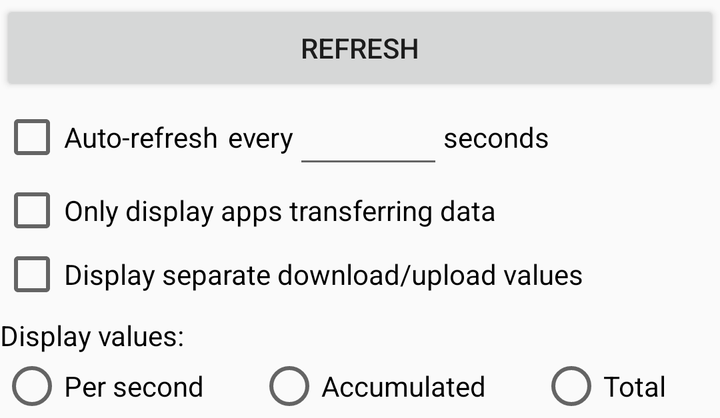
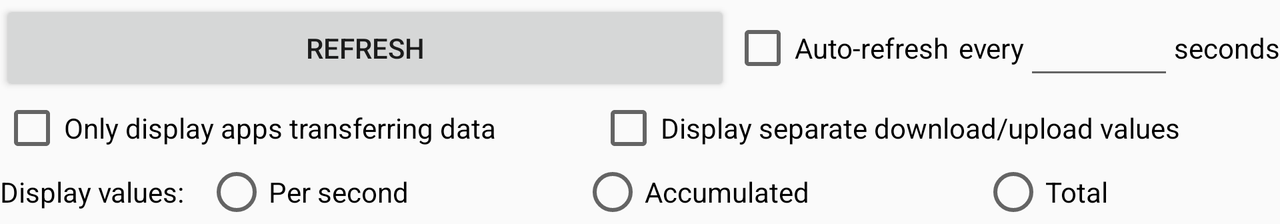

Compare how this app lays out the same screen by default and in its alternative resource folder. The renders come first, then the two layout files and the values they reference.
<!-- AndroidManifest.xml: application theme AppTheme -->
<!-- res/layout/metrics_actions.xml -->
<?xml version="1.0" encoding="utf-8"?>
<LinearLayout
    xmlns:android="http://schemas.android.com/apk/res/android"
    xmlns:tools="http://schemas.android.com/tools"
    android:id="@+id/metrics_actions_root"
    android:layout_width="match_parent"
    android:layout_height="wrap_content"
    android:orientation="vertical"
    android:focusable="true"
    android:focusableInTouchMode="true"
    tools:showIn="@layout/activity_metrics">

    <Button
        android:id="@+id/update_metrics_button"
        android:layout_width="match_parent"
        android:layout_height="wrap_content"
        android:text="@string/update_metrics" />

    <LinearLayout
        android:layout_width="wrap_content"
        android:layout_height="wrap_content"
        android:orientation="horizontal"
        android:gravity="center_vertical">

        <CheckBox
            android:id="@+id/auto_refresh_checkbox"
            android:layout_width="wrap_content"
            android:layout_height="wrap_content"
            android:text="@string/auto_refresh_label" />

        <LinearLayout
            android:id="@+id/update_interval_root"
            android:layout_width="wrap_content"
            android:layout_height="wrap_content"
            android:layout_marginStart="@dimen/separation_between_auto_refresh_checkbox_and_update_interval"
            android:layout_marginLeft="@dimen/separation_between_auto_refresh_checkbox_and_update_interval"
            android:orientation="horizontal"
            android:gravity="center_vertical">

            <TextView
                android:layout_width="wrap_content"
                android:layout_height="wrap_content"
                style="@style/metrics_actions_text_view"
                android:text="@string/auto_refresh_every_label" />

            <EditText
                android:id="@+id/update_interval_seconds"
                android:layout_width="wrap_content"
                android:layout_height="wrap_content"
                android:minWidth="@dimen/update_interval_width_minimum"
                android:maxWidth="@dimen/update_interval_width_maximum"
                android:gravity="center_horizontal"
                android:inputType="numberDecimal"
                android:imeOptions="actionDone" />

            <TextView
                android:layout_width="wrap_content"
                android:layout_height="wrap_content"
                style="@style/metrics_actions_text_view"
                android:text="@string/auto_refresh_seconds_label" />

        </LinearLayout>

    </LinearLayout>

    <CheckBox
        android:id="@+id/filter_checkbox"
        android:layout_width="wrap_content"
        android:layout_height="wrap_content"
        android:text="@string/display_only_transferring_data_label" />

    <CheckBox
        android:id="@+id/display_separate_metric_values_checkbox"
        android:layout_width="wrap_content"
        android:layout_height="wrap_content"
        android:text="@string/display_separate_metric_values_label" />

    <TextView
        android:layout_width="wrap_content"
        android:layout_height="wrap_content"
        android:layout_marginTop="@dimen/separation_between_display_separate_metric_values_checkbox_and_metric_mapper_type_label"
        style="@style/metrics_actions_text_view"
        android:text="@string/metric_mapper_type_label" />

    <RadioGroup
        android:layout_width="match_parent"
        android:layout_height="wrap_content"
        android:orientation="horizontal">

        <RadioButton
            android:id="@+id/metric_mapper_type_per_second_radiobutton"
            android:layout_width="wrap_content"
            android:layout_height="wrap_content"
            android:layout_weight="1"
            android:text="@string/metric_mapper_type_per_second" />

        <RadioButton
            android:id="@+id/metric_mapper_type_cumulative_radiobutton"
            android:layout_width="wrap_content"
            android:layout_height="wrap_content"
            android:layout_weight="1"
            android:text="@string/metric_mapper_type_cumulative" />

        <RadioButton
            android:id="@+id/metric_mapper_type_raw_radiobutton"
            android:layout_width="wrap_content"
            android:layout_height="wrap_content"
            android:layout_weight="1"
            android:text="@string/metric_mapper_type_raw" />

    </RadioGroup>

</LinearLayout>
<!-- res/layout/activity_metrics.xml (included above) -->
<LinearLayout
    xmlns:android="http://schemas.android.com/apk/res/android"
    xmlns:tools="http://schemas.android.com/tools"
    android:layout_width="match_parent"
    android:layout_height="match_parent"
    android:orientation="vertical"
    android:paddingLeft="@dimen/activity_horizontal_margin"
    android:paddingRight="@dimen/activity_horizontal_margin"
    android:paddingTop="@dimen/activity_vertical_margin"
    android:paddingBottom="@dimen/activity_vertical_margin"
    tools:context=".metric.presentation.view.android.activity.MetricsActivity">

    <include
        layout="@layout/metrics_actions"
        android:layout_width="match_parent"
        android:layout_height="wrap_content"
        android:layout_marginBottom="@dimen/activity_vertical_margin" />

    <include
        android:id="@+id/totals_metric"
        layout="@layout/metrics_metric" />

    <android.support.v7.widget.RecyclerView
        android:id="@+id/metrics_list"
        android:scrollbars="vertical"
        android:layout_width="match_parent"
        android:layout_height="match_parent" />

</LinearLayout>
<!-- res/layout/metrics_metric.xml (included above) -->
<?xml version="1.0" encoding="utf-8"?>
<LinearLayout
    xmlns:android="http://schemas.android.com/apk/res/android"
    android:layout_width="match_parent"
    android:layout_height="wrap_content"
    android:orientation="vertical">

    <LinearLayout
        android:layout_width="match_parent"
        android:layout_height="wrap_content"
        android:orientation="horizontal"
        android:gravity="center_vertical">

        <TextView
            android:id="@+id/metric_label"
            android:layout_width="0dp"
            android:layout_height="wrap_content"
            android:layout_weight="1" />

        <include
            android:id="@+id/metric_total_value_view"
            layout="@layout/metrics_metric_value"
            android:visibility="gone" />

        <LinearLayout
            android:layout_width="wrap_content"
            android:layout_height="wrap_content"
            android:orientation="vertical"
            android:gravity="end">

            <include
                android:id="@+id/metric_rx_value_view"
                layout="@layout/metrics_metric_value"
                android:visibility="gone" />

            <include
                android:id="@+id/metric_tx_value_view"
                layout="@layout/metrics_metric_value"
                android:visibility="gone" />

        </LinearLayout>

    </LinearLayout>

    <View
        android:layout_width="match_parent"
        android:layout_height="1dp"
        android:background="?android:attr/listDivider" />

</LinearLayout>
<!-- res/layout/metrics_metric_value.xml (included above) -->
<?xml version="1.0" encoding="utf-8"?>
<LinearLayout
    xmlns:android="http://schemas.android.com/apk/res/android"
    android:layout_width="wrap_content"
    android:layout_height="wrap_content"
    android:orientation="horizontal">

    <TextView
        android:id="@+id/metric_value"
        android:layout_width="wrap_content"
        android:layout_height="wrap_content"
        android:layout_marginEnd="@dimen/separation_between_metric_value_and_unit"
        android:layout_marginRight="@dimen/separation_between_metric_value_and_unit" />

    <TextView
        android:id="@+id/metric_unit"
        android:layout_width="wrap_content"
        android:layout_height="wrap_content" />

    <TextView
        android:id="@+id/metric_value_direction"
        android:layout_width="wrap_content"
        android:layout_height="wrap_content" />

</LinearLayout>
<!-- resources referenced by this layout -->
<resources>
  <dimen name="activity_horizontal_margin">16dp</dimen>
  <dimen name="activity_vertical_margin">16dp</dimen>
  <dimen name="separation_between_auto_refresh_checkbox_and_update_interval">5dp</dimen>
  <dimen name="separation_between_display_separate_metric_values_checkbox_and_metric_mapper_type_label">5dp</dimen>
  <dimen name="separation_between_metric_value_and_unit">5dp</dimen>
  <dimen name="update_interval_width_maximum">100dp</dimen>
  <dimen name="update_interval_width_minimum">75dp</dimen>
  <string name="auto_refresh_every_label">every</string>
  <string name="auto_refresh_label">Auto-refresh</string>
  <string name="auto_refresh_seconds_label">seconds</string>
  <string name="display_only_transferring_data_label">Only display apps transferring data</string>
  <string name="display_separate_metric_values_label">Display separate download/upload values</string>
  <string name="metric_mapper_type_cumulative">Accumulated</string>
  <string name="metric_mapper_type_label">Display values:</string>
  <string name="metric_mapper_type_per_second">Per second</string>
  <string name="metric_mapper_type_raw">Total</string>
  <string name="update_metrics">Refresh</string>
  <style name="metrics_actions_text_view">
          <item name="android:textColor">@android:color/black</item>
      </style>
  <style name="AppTheme" parent="Theme.AppCompat.Light.DarkActionBar">
          
      </style>
</resources>
<!-- res/layout-land/metrics_actions.xml (the repository's variant of the layout above) -->
<!-- drawn on the phone turned sideways -->
<?xml version="1.0" encoding="utf-8"?>
<LinearLayout
    xmlns:android="http://schemas.android.com/apk/res/android"
    xmlns:tools="http://schemas.android.com/tools"
    android:id="@+id/metrics_actions_root"
    android:layout_width="match_parent"
    android:layout_height="wrap_content"
    android:orientation="vertical"
    android:focusable="true"
    android:focusableInTouchMode="true"
    tools:showIn="@layout/activity_metrics">

    <LinearLayout
        android:layout_width="match_parent"
        android:layout_height="wrap_content"
        android:orientation="horizontal"
        android:gravity="center_vertical">

        <Button
            android:id="@+id/update_metrics_button"
            android:layout_width="0dp"
            android:layout_height="wrap_content"
            android:layout_weight="1"
            android:text="@string/update_metrics" />

        <LinearLayout
            android:layout_width="wrap_content"
            android:layout_height="wrap_content"
            android:orientation="horizontal"
            android:gravity="center_vertical">

            <CheckBox
                android:id="@+id/auto_refresh_checkbox"
                android:layout_width="wrap_content"
                android:layout_height="wrap_content"
                android:text="@string/auto_refresh_label" />

            <LinearLayout
                android:id="@+id/update_interval_root"
                android:layout_width="wrap_content"
                android:layout_height="wrap_content"
                android:layout_marginStart="@dimen/separation_between_auto_refresh_checkbox_and_update_interval"
                android:layout_marginLeft="@dimen/separation_between_auto_refresh_checkbox_and_update_interval"
                android:orientation="horizontal"
                android:gravity="center_vertical">

                <TextView
                    android:layout_width="wrap_content"
                    android:layout_height="wrap_content"
                    style="@style/metrics_actions_text_view"
                    android:text="@string/auto_refresh_every_label" />

                <EditText
                    android:id="@+id/update_interval_seconds"
                    android:layout_width="wrap_content"
                    android:layout_height="wrap_content"
                    android:minWidth="@dimen/update_interval_width_minimum"
                    android:maxWidth="@dimen/update_interval_width_maximum"
                    android:gravity="center_horizontal"
                    android:inputType="numberDecimal"
                    android:imeOptions="actionDone" />

                <TextView
                    android:layout_width="wrap_content"
                    android:layout_height="wrap_content"
                    style="@style/metrics_actions_text_view"
                    android:text="@string/auto_refresh_seconds_label" />

            </LinearLayout>

        </LinearLayout>

    </LinearLayout>

    <LinearLayout
        android:layout_width="match_parent"
        android:layout_height="wrap_content"
        android:orientation="horizontal"
        android:gravity="center_vertical">

        <CheckBox
            android:id="@+id/filter_checkbox"
            android:layout_width="wrap_content"
            android:layout_height="wrap_content"
            android:layout_weight="1"
            android:text="@string/display_only_transferring_data_label" />

        <CheckBox
            android:id="@+id/display_separate_metric_values_checkbox"
            android:layout_width="wrap_content"
            android:layout_height="wrap_content"
            android:layout_weight="1"
            android:text="@string/display_separate_metric_values_label" />

    </LinearLayout>

    <RadioGroup
        android:layout_width="match_parent"
        android:layout_height="wrap_content"
        android:orientation="horizontal">

        <TextView
            android:layout_width="wrap_content"
            android:layout_height="wrap_content"
            android:layout_marginRight="@dimen/separation_between_metric_mapper_type_label_and_metric_mapper_types_in_landscape_orientation"
            android:layout_marginEnd="@dimen/separation_between_metric_mapper_type_label_and_metric_mapper_types_in_landscape_orientation"
            style="@style/metrics_actions_text_view"
            android:text="@string/metric_mapper_type_label" />

        <RadioButton
            android:id="@+id/metric_mapper_type_per_second_radiobutton"
            android:layout_width="wrap_content"
            android:layout_height="wrap_content"
            android:layout_weight="1"
            android:text="@string/metric_mapper_type_per_second" />

        <RadioButton
            android:id="@+id/metric_mapper_type_cumulative_radiobutton"
            android:layout_width="wrap_content"
            android:layout_height="wrap_content"
            android:layout_weight="1"
            android:text="@string/metric_mapper_type_cumulative" />

        <RadioButton
            android:id="@+id/metric_mapper_type_raw_radiobutton"
            android:layout_width="wrap_content"
            android:layout_height="wrap_content"
            android:layout_weight="1"
            android:text="@string/metric_mapper_type_raw" />

    </RadioGroup>

</LinearLayout>
<!-- res/layout/metrics_actions.xml (included above) -->
<?xml version="1.0" encoding="utf-8"?>
<LinearLayout
    xmlns:android="http://schemas.android.com/apk/res/android"
    xmlns:tools="http://schemas.android.com/tools"
    android:id="@+id/metrics_actions_root"
    android:layout_width="match_parent"
    android:layout_height="wrap_content"
    android:orientation="vertical"
    android:focusable="true"
    android:focusableInTouchMode="true"
    tools:showIn="@layout/activity_metrics">

    <Button
        android:id="@+id/update_metrics_button"
        android:layout_width="match_parent"
        android:layout_height="wrap_content"
        android:text="@string/update_metrics" />

    <LinearLayout
        android:layout_width="wrap_content"
        android:layout_height="wrap_content"
        android:orientation="horizontal"
        android:gravity="center_vertical">

        <CheckBox
            android:id="@+id/auto_refresh_checkbox"
            android:layout_width="wrap_content"
            android:layout_height="wrap_content"
            android:text="@string/auto_refresh_label" />

        <LinearLayout
            android:id="@+id/update_interval_root"
            android:layout_width="wrap_content"
            android:layout_height="wrap_content"
            android:layout_marginStart="@dimen/separation_between_auto_refresh_checkbox_and_update_interval"
            android:layout_marginLeft="@dimen/separation_between_auto_refresh_checkbox_and_update_interval"
            android:orientation="horizontal"
            android:gravity="center_vertical">

            <TextView
                android:layout_width="wrap_content"
                android:layout_height="wrap_content"
                style="@style/metrics_actions_text_view"
                android:text="@string/auto_refresh_every_label" />

            <EditText
                android:id="@+id/update_interval_seconds"
                android:layout_width="wrap_content"
                android:layout_height="wrap_content"
                android:minWidth="@dimen/update_interval_width_minimum"
                android:maxWidth="@dimen/update_interval_width_maximum"
                android:gravity="center_horizontal"
                android:inputType="numberDecimal"
                android:imeOptions="actionDone" />

            <TextView
                android:layout_width="wrap_content"
                android:layout_height="wrap_content"
                style="@style/metrics_actions_text_view"
                android:text="@string/auto_refresh_seconds_label" />

        </LinearLayout>

    </LinearLayout>

    <CheckBox
        android:id="@+id/filter_checkbox"
        android:layout_width="wrap_content"
        android:layout_height="wrap_content"
        android:text="@string/display_only_transferring_data_label" />

    <CheckBox
        android:id="@+id/display_separate_metric_values_checkbox"
        android:layout_width="wrap_content"
        android:layout_height="wrap_content"
        android:text="@string/display_separate_metric_values_label" />

    <TextView
        android:layout_width="wrap_content"
        android:layout_height="wrap_content"
        android:layout_marginTop="@dimen/separation_between_display_separate_metric_values_checkbox_and_metric_mapper_type_label"
        style="@style/metrics_actions_text_view"
        android:text="@string/metric_mapper_type_label" />

    <RadioGroup
        android:layout_width="match_parent"
        android:layout_height="wrap_content"
        android:orientation="horizontal">

        <RadioButton
            android:id="@+id/metric_mapper_type_per_second_radiobutton"
            android:layout_width="wrap_content"
            android:layout_height="wrap_content"
            android:layout_weight="1"
            android:text="@string/metric_mapper_type_per_second" />

        <RadioButton
            android:id="@+id/metric_mapper_type_cumulative_radiobutton"
            android:layout_width="wrap_content"
            android:layout_height="wrap_content"
            android:layout_weight="1"
            android:text="@string/metric_mapper_type_cumulative" />

        <RadioButton
            android:id="@+id/metric_mapper_type_raw_radiobutton"
            android:layout_width="wrap_content"
            android:layout_height="wrap_content"
            android:layout_weight="1"
            android:text="@string/metric_mapper_type_raw" />

    </RadioGroup>

</LinearLayout>
<!-- resources referenced by the variant -->
<!-- as the phone turned sideways resolves them -->
<resources>
  <dimen name="activity_horizontal_margin">16dp</dimen>
  <dimen name="activity_vertical_margin">16dp</dimen>
  <dimen name="separation_between_auto_refresh_checkbox_and_update_interval">5dp</dimen>
  <dimen name="separation_between_display_separate_metric_values_checkbox_and_metric_mapper_type_label">5dp</dimen>
  <dimen name="separation_between_metric_mapper_type_label_and_metric_mapper_types_in_landscape_orientation">10dp</dimen>
  <dimen name="separation_between_metric_value_and_unit">5dp</dimen>
  <dimen name="update_interval_width_maximum">100dp</dimen>
  <dimen name="update_interval_width_minimum">75dp</dimen>
  <string name="auto_refresh_every_label">every</string>
  <string name="auto_refresh_label">Auto-refresh</string>
  <string name="auto_refresh_seconds_label">seconds</string>
  <string name="display_only_transferring_data_label">Only display apps transferring data</string>
  <string name="display_separate_metric_values_label">Display separate download/upload values</string>
  <string name="metric_mapper_type_cumulative">Accumulated</string>
  <string name="metric_mapper_type_label">Display values:</string>
  <string name="metric_mapper_type_per_second">Per second</string>
  <string name="metric_mapper_type_raw">Total</string>
  <string name="update_metrics">Refresh</string>
  <style name="metrics_actions_text_view">
          <item name="android:textColor">@android:color/black</item>
      </style>
  <style name="AppTheme" parent="Theme.AppCompat.Light.DarkActionBar">
          
      </style>
</resources>
